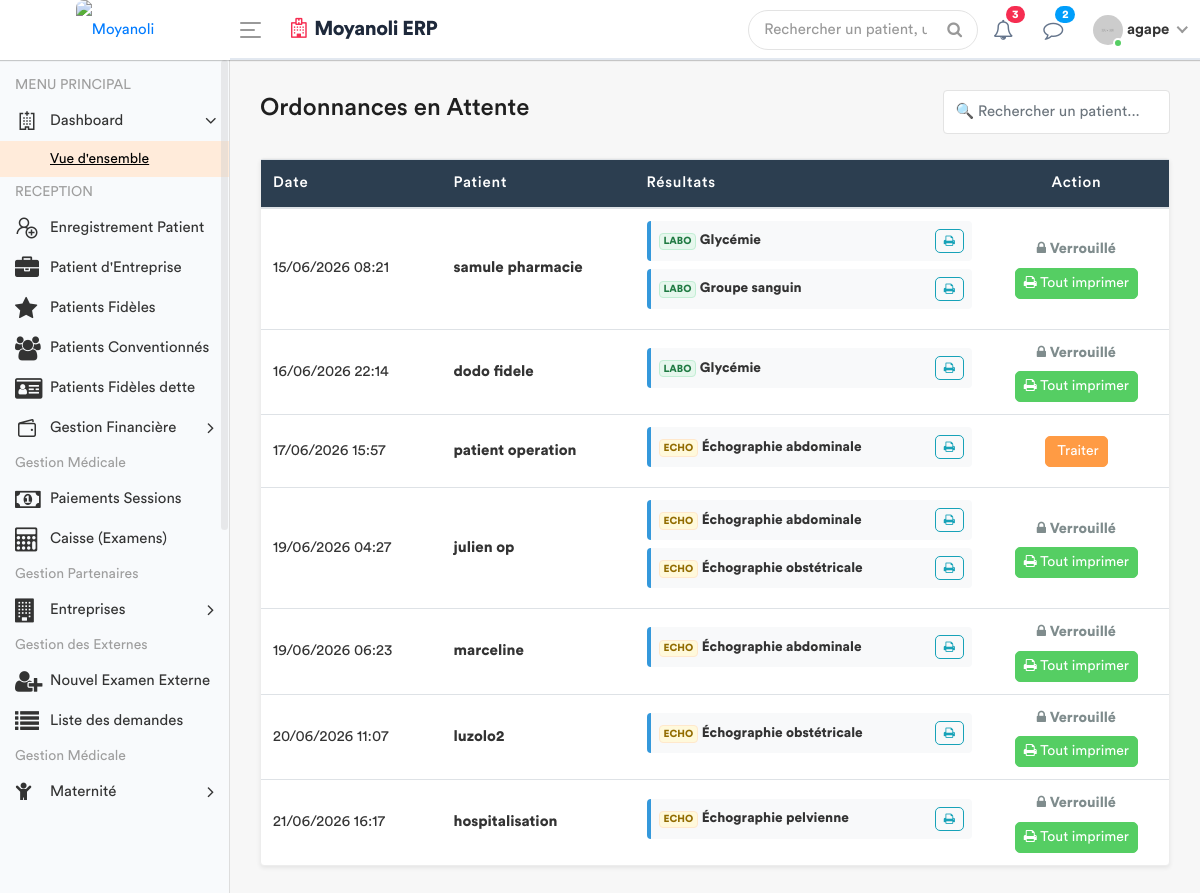
Before: /medecin/salle-d-attente/ (signed in) with the older database file.
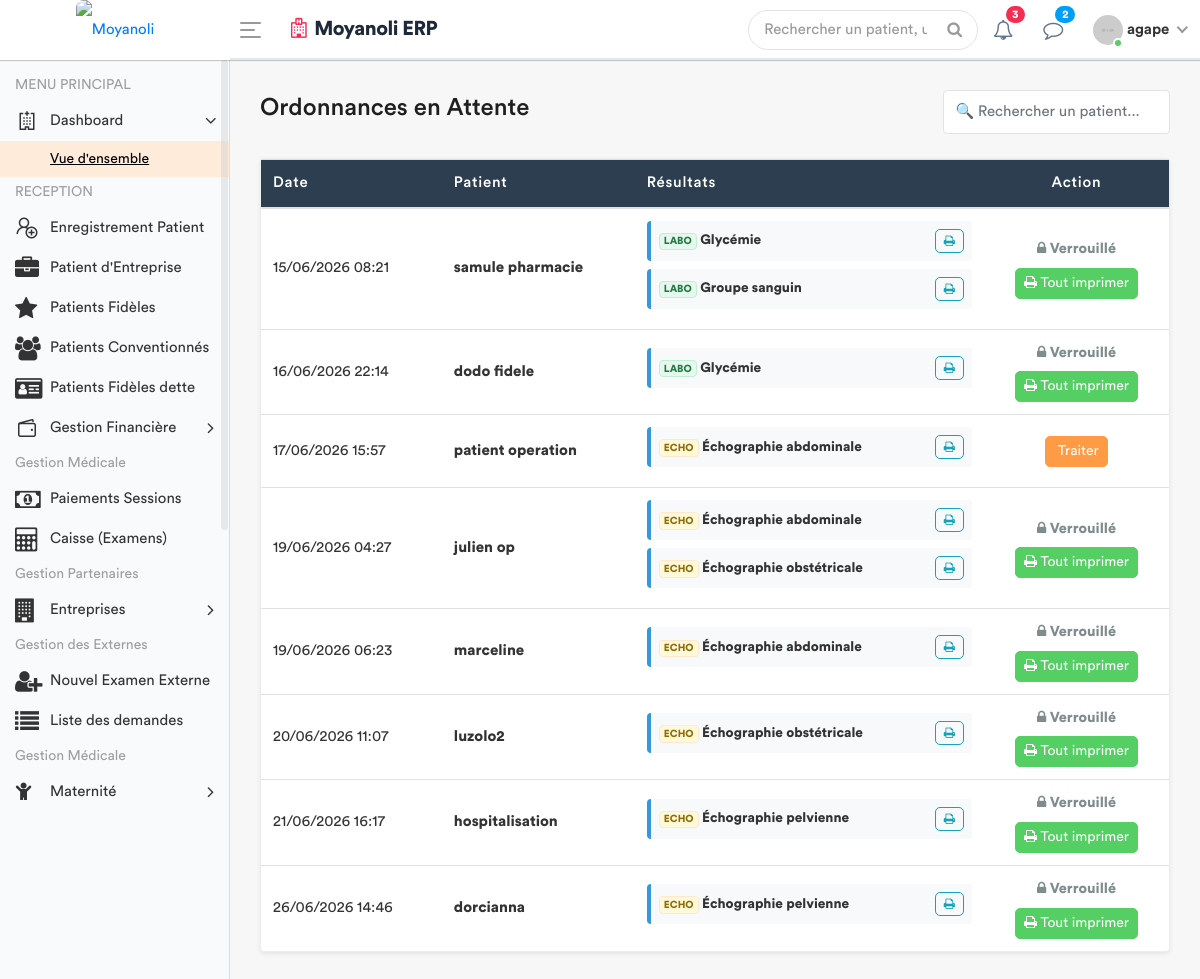
After: the same page with the newer database file.
### apps/models.py (models this page shows, shortened)
class Consultation(models.Model):
    triage = models.OneToOneField(SigneVital, db_index=True, on_delete=models.CASCADE)
    medecin = models.ForeignKey(settings.AUTH_USER_MODEL, on_delete=models.SET_NULL, null=True)
    motif_consultation = models.TextField(verbose_name="Motif")
    antecedent = models.CharField(max_length  = 30 , null = True , blank = True)
    histoire_maladie = models.TextField(verbose_name="Histoire de la maladie")
    examen_physique = models.TextField(verbose_name="Examen physique")
    complement_d_anamnese = models.CharField(max_length=200, null=True)
    hypothese_diagnostique = models.TextField(verbose_name="Hypothèse diagnostique")
    date_creation = models.DateTimeField(default=timezone.now)
    consultation_payee = models.BooleanField(default=False, verbose_name="Consultation payée")
    session = models.OneToOneField(SessionSoins, on_delete=models.CASCADE, null=True)

class SigneVital(models.Model):
    patient = models.ForeignKey(Patient, on_delete=models.CASCADE)
    temperature = models.DecimalField(max_digits=4, decimal_places=1)
    poids = models.DecimalField(max_digits=5, decimal_places=2)
    tension_arterielle = models.CharField(max_length=10)
    frequence_cardiaque = models.IntegerField()
    frequence_respiratoire = models.IntegerField(null=True, blank=True)
    saturation_oxygene = models.IntegerField(null=True, blank=True)
    date_prelevement = models.DateTimeField(default=timezone.now)
    infirmier = models.ForeignKey(User, on_delete=models.SET_NULL, null=True)
    est_consulte = models.BooleanField(default=False)
    session = models.ForeignKey(SessionSoins, on_delete=models.CASCADE, related_name='signes_vitaux', null=True)

class Patient(models.Model):
    TYPE_CHOICES = [
        ('SIMPLE', 'Patient Simple'),
        ('FIDELE', 'Patient Fidèle'),
        ('CONVENTIONNE', 'Patient Conventionné'),
    ]
    code_patient = models.CharField(max_length=20, unique=True, editable=False)
    noms = models.CharField(max_length=100)
    service = models.ForeignKey('Service', on_delete=models.PROTECT, related_name='patients', null=True)
    sexe = models.CharField(max_length=1, choices=[('M', 'Masculin'), ('F', 'Féminin')])
    age = models.CharField(max_length=30)
    adresse = models.TextField()
    telephone = models.CharField(max_length=20)
    type_patient = models.CharField(max_length=15, choices=TYPE_CHOICES, default='SIMPLE')
    a_carte_fidelite = models.BooleanField(default=False, verbose_name="Possède carte de fidélité")
    entreprise = models.ForeignKey(
        'Entreprise',
        on_delete=models.SET_NULL,
        null=True,
        blank=True,
        related_name='patients',
        verbose_name="Entreprise (si conventionné)"
    )
    fiche_payee = models.BooleanField(default=False)
    created_by = models.ForeignKey(User, on_delete=models.SET_NULL, null=True, related_name='patients_crees')
    date_creation = models.DateTimeField(auto_now_add=True)
    date_modification = models.DateTimeField(auto_now=True)

class DemandeExamen(models.Model):
    STATUT = [
        ('EN_ATTENTE', 'En attente'),
        ('TERMINE', 'Terminé'),
        ('ANNULE', 'Annulé'),
    ]
    consultation = models.ForeignKey(Consultation, related_name='examens', on_delete=models.CASCADE)
    prestation = models.ForeignKey(Prestation, on_delete=models.PROTECT)
    indication = models.TextField(blank=True, help_text="Note du médecin pour le technicien")
    resultat = models.TextField(blank=True, null=True)
    image_resultat = models.ImageField(upload_to='resultats_examens/', blank=True, null=True)
    technicien = models.ForeignKey(
        settings.AUTH_USER_MODEL,
        related_name='examens_realises',
        on_delete=models.SET_NULL,
        null=True,
        blank=True
    )
    statut = models.CharField(max_length=20, choices=STATUT, default='EN_ATTENTE')
    date_demande = models.DateTimeField(default=timezone.now)
    date_realisation = models.DateTimeField(null=True, blank=True)
    quantite = models.PositiveIntegerField(default=1)

class Prestation(models.Model):
    CATEGORIES = [
        ('ADM', 'Administratif'),
        ('CONS', 'Consultation'),
        ('LABO', 'Laboratoire'),
        ('SOIN', 'Soins'),
        ('ECHO', 'Échographie'),
        ('RADIO', 'Radiologie'),
        ('SCAN', 'Scanner'),
        ('IRM', 'IRM'),
        ('CARDIO', 'Cardiographie'),
        ('GYNECO', 'Gynécographie'),
        ('ONCO', 'Oncologie'),
        ('ORTHO', 'Orthopédie'),
        ('DERMA', 'Dermatologie'),
        ('OPHTA', 'Ophtalmologie'),
        ('PSY', 'Psychiatrie'),
        ('KINE', 'Rééducation / Kinésithérapie'),
        ('MED', 'Acte Médical'),
        ('CHIR', 'Acte Chirurgical'),
        ('CONS_MAT', 'Consultation Maternité'),
        ('MAT', 'Forfait Maternité / Accouchement'),
    ]
    libelle = models.CharField(max_length=200, verbose_name="Libellé")
    categorie = models.CharField(max_length=10, choices=CATEGORIES, verbose_name="Catégorie")
    prix = models.DecimalField(max_digits=10, decimal_places=2, default=Decimal('0.00'), verbose_name="Prix (USD)")
    valeur_normale = models.CharField(
        max_length=150, blank=True, null=True,
        verbose_name="Valeur Normale / Référence (Labo uniquement)",
        help_text="Ex: 70-110 mg/dl, Négatif, etc."
    )
    class Meta:
        verbose_name = "Prestation"
        verbose_name_plural = "Prestations"

### apps/views.py (the view, shortened to what this page needs)
# urls.py: path('medecin/salle-d-attente/', views.liste_attente_ordonnance_view, name='liste_attente_medecin'),
@login_required
def liste_attente_ordonnance_view(request):
    consultations_en_attente = Consultation.objects.filter(
        examens__statut='TERMINE'
    ).prefetch_related('examens', 'ordonnance_set').distinct()
    lits_disponibles = Lit.objects.filter(est_occupe=False)
    role = Fonction.objects.filter(userKey=request.user).first()
    fonctionKey = role.fonctionKey.roleName if role and role.fonctionKey else None
    return render(request, 'back-end/medecin/liste_attente.html', {
        'consultations_en_attente': consultations_en_attente,
        'lits_disponibles': lits_disponibles,
        'fonctionKey': fonctionKey,
        'now': timezone.now()
    })

### apps/templates/back-end/medecin/liste_attente.html (shortened to what the changed rows need)
{% load static %}
<!DOCTYPE html>
<html lang="fr">
<head>
    {% include 'back-end/includes/css.html' %}
</head>
<body>
    <div class="main-wrapper">
        <div class="page-wrapper">
            <div class="content container-fluid">
                <div class="card shadow-sm">
                    <div class="card-body p-0">
                        <div class="table-responsive">
                            <table class="table table-hover mb-0" id="tablePatients">
                                <thead style="background: #2c3e50; color: white;">
                                    <tr>
                                        <th>Date</th>
                                        <th>Patient</th>
                                        <th>Résultats</th>
                                        <th class="text-center">Action</th>
                                    </tr>
                                </thead>
                                <tbody>
                                    {% for c in consultations_en_attente %}
                                    <tr>
                                        <td class="align-middle">{{ c.triage.date_prelevement|date:"d/m/Y H:i" }}</td>
                                        <td class="align-middle"><strong>{{ c.triage.patient.noms }}</strong></td>
                                        <td class="align-middle">
                                            {% for exam in c.examens.all %}
                                                {% if exam.statut == 'TERMINE' %}
                                                <div class="exam-card">
                                                    <div>
                                                        <span class="badge {% if exam.prestation.categorie == 'LABO' %}badge-labo{% elif exam.prestation.categorie == 'RADIO' %}badge-radio{% else %}badge-echo{% endif %}">
                                                            {{ exam.prestation.categorie }}
                                                        </span>
                                                        <strong>{{ exam.prestation.libelle }}</strong>
                                                    </div>
                                                    <a href="{% url 'imprimer_resultat' exam.id %}" target="_blank" class="btn btn-outline-info btn-exam"><i class="fa fa-print"></i></a>
                                                </div>
                                                {% endif %}
                                            {% endfor %}
                                        </td>
                                        <td class="text-center align-middle">
                                            {% if c.ordonnance_set.exists %}
                                                <div class="status-locked"><i class="fa fa-lock"></i> Verrouillé</div>
                                                <a href="{% url 'imprimer_consultation' c.id %}" target="_blank" class="btn btn-success btn-sm mt-2"><i class="fa fa-print"></i> Tout imprimer</a>
                                            {% else %}
                                                <button type="button" class="btn btn-primary btn-sm" data-toggle="modal" data-target="#modal{{ c.id }}">
                                                     Traiter
                                                </button>
                                            {% endif %}
                                        </td>
                                    </tr>
                                    {% endfor %}
                                </tbody>
                            </table>
                        </div>
                    </div>
                </div>
            </div>
        </div>
    </div>
</body>
</html>

Changed rows visible on the page:
added Consultation: triage.date_prelevement "26/06/2026 14:46", triage.patient.noms "dorcianna", shows "Verrouillé"
added DemandeExamen: prestation.categorie "ECHO", prestation.libelle "Échographie pelvienne", shown under "26/06/2026 14:46"
